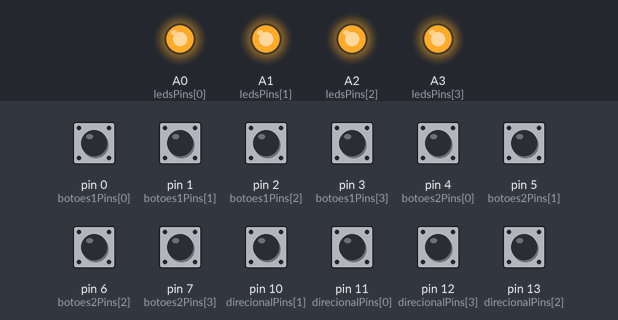
Bench run of a sketch on a simulated Arduino Leonardo, built with avr-gcc and run on an emulated ATmega32U4. Parts: output pins drawn as LEDs (lit = HIGH). Inputs (shaded band) come from the test bench; at power-on: pin 0 (botoes1Pins[0]), pin 1 (botoes1Pins[1]), pin 2 (botoes1Pins[2]), pin 3 (botoes1Pins[3]), pin 4 (botoes2Pins[0]), pin 5 (botoes2Pins[1]), pin 6 (botoes2Pins[2]), pin 7 (botoes2Pins[3]), pin 10 (direcionalPins[1]), pin 11 (direcionalPins[0]), pin 12 (direcionalPins[3]), pin 13 (direcionalPins[2]) HIGH. USB keyboard and mouse output is not drawn.

Above: at 1.2 s.
1.3 s: pin 0 (botoes1Pins[0]) pulled LOW for 0.15 s
At 1.38 s:
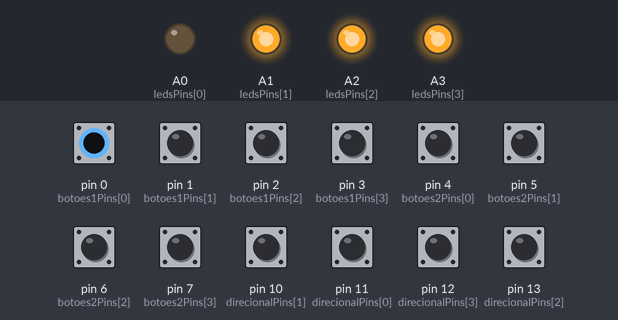
2.9 s: pin 1 (botoes1Pins[1]) pulled LOW for 0.15 s
At 2.98 s:
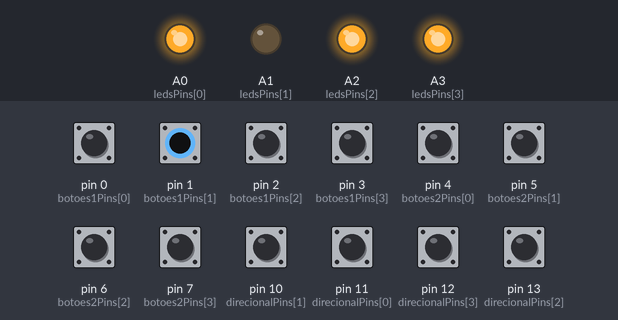
4.5 s: pin 2 (botoes1Pins[2]) pulled LOW for 0.15 s
At 4.58 s:
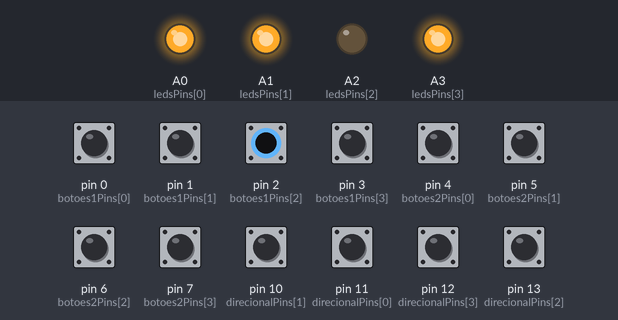
6.1 s: pin 3 (botoes1Pins[3]) pulled LOW for 0.15 s
At 6.18 s:
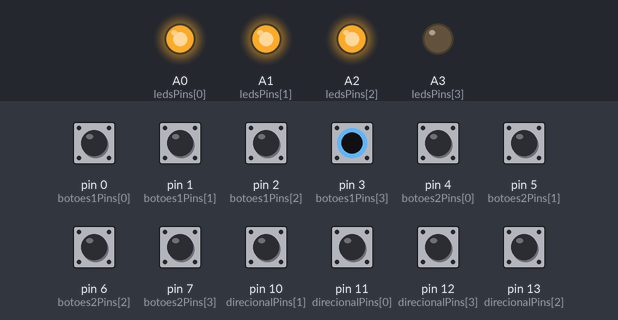
7.7 s: pin 0 (botoes1Pins[0]) driven LOW and pin 1 (botoes1Pins[1]) driven LOW
At 8.9 s:
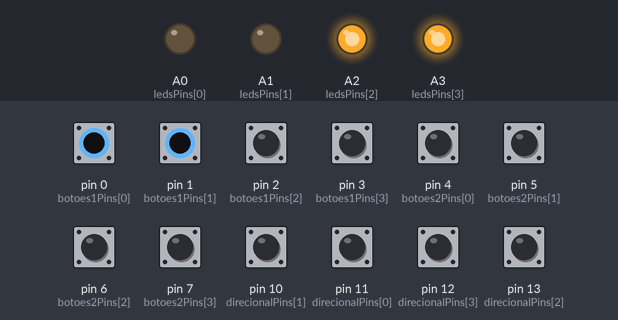
9.2 s: pin 2 (botoes1Pins[2]) pulled LOW for 1 s
At 10.0 s:
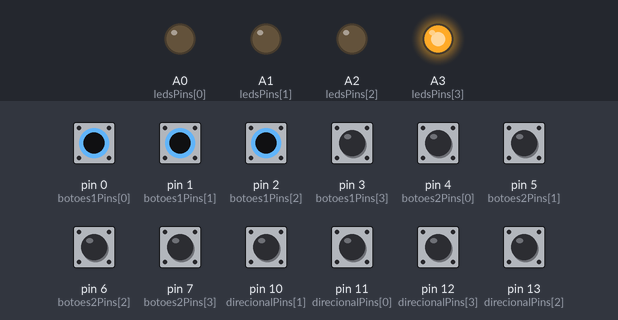
Timing chart, 0 to 12.2 s (numbered marks = the images above; inputs shaded):
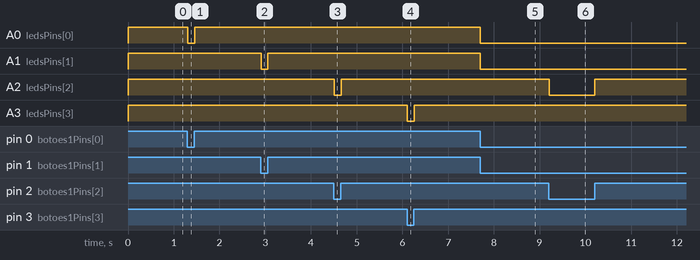

Measured:
- after the input at 1.3 s, A0 (ledsPins[0]): HIGH → LOW at once, → HIGH 0.15 s later
- after the input at 2.9 s, A1 (ledsPins[1]): HIGH → LOW at once, → HIGH 0.15 s later
- after the input at 4.5 s, A2 (ledsPins[2]): HIGH → LOW at once, → HIGH 0.15 s later
- after the input at 6.1 s, A3 (ledsPins[3]): HIGH → LOW at once, → HIGH 0.16 s later
- after the input at 7.7 s, A0 (ledsPins[0]), A1 (ledsPins[1]): HIGH → LOW at once
- after the input at 9.2 s, A2 (ledsPins[2]): HIGH → LOW at once, → HIGH 1.0 s later

The sketch:

Joystick_Arduino_Leo.ino
```cpp
//By Fillipe Welausen - 04/03/2020 - CircuitoMaker.com

#include "Joystick.h"

 Joystick_ Joystick(JOYSTICK_DEFAULT_REPORT_ID,JOYSTICK_TYPE_GAMEPAD,

  8, 2,                  // Button Count, Hat Switch Count
  true, true, true,      // X and Y, but no Z Axis
  true, true, false,     // No Rx, Ry, or Rz
  false, false,          // No rudder or throttle
  false, false, false);  // No accelerator, brake, or steering

int botoes1Pins[]={0,1,2,3};         //  A, B, X, Y
int ledsPins[]={A0,A1,A2,A3};        //  4 LEDS PARA OS BOTÕES DE ACRÍLICO (A, B, X, Y)
int botoes2Pins[]={4,5,6,7};         //  L, R, START, SELECT
int direcionalPins[]={11,10,13,12};  //  DIREITA, ESQUERDA, BAIXO, CIMA

void setup(){

 for(int x=0; x<=3; x++)
 {
   pinMode(botoes1Pins[x],INPUT_PULLUP);    // Declara todos os pinos dos botoes 1 como entrada e ativa os resistores de "PULL UP" internos
   pinMode(botoes2Pins[x],INPUT_PULLUP);    // Declara todos os pinos dos botoes 2 como entrada e ativa os resistores de "PULL UP" internos
   pinMode(ledsPins[x],OUTPUT);             // Declara os pinos dos leds como saídas digitais
   pinMode(direcionalPins[x],INPUT_PULLUP); // Declara todos os pinos do direcional como entrada e ativa os resistores de "PULL UP" internos
  }


  Joystick.begin(false);
  Joystick.setXAxisRange (-127, 127);
  Joystick.setYAxisRange (-127, 127);

}// fim do setup


void loop(){


 for(int x=0; x<=3; x++){
   if(digitalRead(botoes1Pins[x])==LOW){ // Lê e "seta" valores dos botões 1
     Joystick.setButton(x, 1);
     digitalWrite(ledsPins[x],LOW); // Desliga o led correspondente ao botão "pressionado"
   }
   else{
     Joystick.setButton(x, 0);
     digitalWrite(ledsPins[x],HIGH);  // Liga o led correspondente ao botão "solto"
   }


    if(digitalRead(botoes2Pins[x])==LOW){ // Lê e "seta" valores dos botões 2
     Joystick.setButton(x+4, 1);  // x+4 equivale a 5, 6, 7 ou 8 dependendo do valor de x determinado pela rotina "FOR"
   }
   else{
     Joystick.setButton(x+4, 0);
   }

 }//fim fo "for"


int Value_X1= 0;
int Value_Y1= 0;

// Lê valores do direcional
  if(digitalRead(direcionalPins[0])==LOW){Value_X1=  127;}  // DIREITA
  if(digitalRead(direcionalPins[1])==LOW){Value_X1= -127;}  // ESQUERDA
  if(digitalRead(direcionalPins[2])==LOW){Value_Y1=  127;}  // BAIXO
  if(digitalRead(direcionalPins[3])==LOW){Value_Y1= -127;}  // CIMA

 Joystick.setXAxis(Value_X1);
 Joystick.setYAxis(Value_Y1);

 //Atualiza todos os Valores
  Joystick.sendState();
  delay(10);

}// fim do loop
```

DynamicHID.cpp
```cpp
// (licence header left out)
#include "DynamicHID.h"

#if defined(USBCON)

DynamicHID_& DynamicHID()
{
	static DynamicHID_ obj;
	return obj;
}

int DynamicHID_::getInterface(uint8_t* interfaceCount)
{
	*interfaceCount += 1; // uses 1
	DYNAMIC_HIDDescriptor hidInterface = {
		D_INTERFACE(pluggedInterface, 1, USB_DEVICE_CLASS_HUMAN_INTERFACE, DYNAMIC_HID_SUBCLASS_NONE, DYNAMIC_HID_PROTOCOL_NONE),
		D_HIDREPORT(descriptorSize),
		D_ENDPOINT(USB_ENDPOINT_IN(pluggedEndpoint), USB_ENDPOINT_TYPE_INTERRUPT, USB_EP_SIZE, 0x01)
	};
	return USB_SendControl(0, &hidInterface, sizeof(hidInterface));
}

int DynamicHID_::getDescriptor(USBSetup& setup)
{
	// Check if this is a HID Class Descriptor request
	if (setup.bmRequestType != REQUEST_DEVICETOHOST_STANDARD_INTERFACE) { return 0; }
	if (setup.wValueH != DYNAMIC_HID_REPORT_DESCRIPTOR_TYPE) { return 0; }

	// In a HID Class Descriptor wIndex cointains the interface number
	if (setup.wIndex != pluggedInterface) { return 0; }

	int total = 0;
	DynamicHIDSubDescriptor* node;
	for (node = rootNode; node; node = node->next) {
		int res = USB_SendControl((node->inProgMem ? TRANSFER_PGM : 0), node->data, node->length);
		if (res == -1)
			return -1;
		total += res;
	}

	// Reset the protocol on reenumeration. Normally the host should not assume the state of the protocol
	// due to the USB specs, but Windows and Linux just assumes its in report mode.
	protocol = DYNAMIC_HID_REPORT_PROTOCOL;

	return total;
}

uint8_t DynamicHID_::getShortName(char *name)
{
	name[0] = 'H';
	name[1] = 'I';
	name[2] = 'D';
	name[3] = 'A' + (descriptorSize & 0x0F);
	name[4] = 'A' + ((descriptorSize >> 4) & 0x0F);
	return 5;
}

void DynamicHID_::AppendDescriptor(DynamicHIDSubDescriptor *node)
{
	if (!rootNode) {
		rootNode = node;
	} else {
		DynamicHIDSubDescriptor *current = rootNode;
		while (current->next) {
			current = current->next;
		}
		current->next = node;
	}
	descriptorSize += node->length;
}

int DynamicHID_::SendReport(uint8_t id, const void* data, int len)
{
	auto ret = USB_Send(pluggedEndpoint, &id, 1);
	if (ret < 0) return ret;
	auto ret2 = USB_Send(pluggedEndpoint | TRANSFER_RELEASE, data, len);
	if (ret2 < 0) return ret2;
	return ret + ret2;
}

bool DynamicHID_::setup(USBSetup& setup)
{
	if (pluggedInterface != setup.wIndex) {
		return false;
	}

	uint8_t request = setup.bRequest;
	uint8_t requestType = setup.bmRequestType;

	if (requestType == REQUEST_DEVICETOHOST_CLASS_INTERFACE)
	{
		if (request == DYNAMIC_HID_GET_REPORT) {
			// TODO: DYNAMIC_HID_GetReport();
			return true;
		}
		if (request == DYNAMIC_HID_GET_PROTOCOL) {
			// TODO: Send8(protocol);
			return true;
		}
		if (request == DYNAMIC_HID_GET_IDLE) {
			// TODO: Send8(idle);
		}
	}

	if (requestType == REQUEST_HOSTTODEVICE_CLASS_INTERFACE)
	{
		if (request == DYNAMIC_HID_SET_PROTOCOL) {
			// The USB Host tells us if we are in boot or report mode.
			// This only works with a real boot compatible device.
			protocol = setup.wValueL;
			return true;
		}
		if (request == DYNAMIC_HID_SET_IDLE) {
			idle = setup.wValueL;
			return true;
		}
		if (request == DYNAMIC_HID_SET_REPORT)
		{
			//uint8_t reportID = setup.wValueL;
			//uint16_t length = setup.wLength;
			//uint8_t data[length];
			// Make sure to not read more data than USB_EP_SIZE.
			// You can read multiple times through a loop.
			// The first byte (may!) contain the reportID on a multreport.
			//USB_RecvControl(data, length);
		}
	}

	return false;
}

DynamicHID_::DynamicHID_(void) : PluggableUSBModule(1, 1, epType),
                   rootNode(NULL), descriptorSize(0),
                   protocol(DYNAMIC_HID_REPORT_PROTOCOL), idle(1)
{
	epType[0] = EP_TYPE_INTERRUPT_IN;
	PluggableUSB().plug(this);
}

int DynamicHID_::begin(void)
{
	return 0;
}

#endif /* if defined(USBCON) */
```

DynamicHID.h
```cpp
// (licence header left out)
#ifndef DYNAMIC_HID_h
#define DYNAMIC_HID_h

#include <stdint.h>
#include <Arduino.h>
#include "PluggableUSB.h"

#if defined(USBCON)

#define _USING_DYNAMIC_HID

// DYNAMIC_HID 'Driver'
// ------------
#define DYNAMIC_HID_GET_REPORT        0x01
#define DYNAMIC_HID_GET_IDLE          0x02
#define DYNAMIC_HID_GET_PROTOCOL      0x03
#define DYNAMIC_HID_SET_REPORT        0x09
#define DYNAMIC_HID_SET_IDLE          0x0A
#define DYNAMIC_HID_SET_PROTOCOL      0x0B

#define DYNAMIC_HID_DESCRIPTOR_TYPE         0x21
#define DYNAMIC_HID_REPORT_DESCRIPTOR_TYPE      0x22
#define DYNAMIC_HID_PHYSICAL_DESCRIPTOR_TYPE    0x23

// HID subclass HID1.11 Page 8 4.2 Subclass
#define DYNAMIC_HID_SUBCLASS_NONE 0
#define DYNAMIC_HID_SUBCLASS_BOOT_INTERFACE 1

// HID Keyboard/Mouse bios compatible protocols HID1.11 Page 9 4.3 Protocols
#define DYNAMIC_HID_PROTOCOL_NONE 0
#define DYNAMIC_HID_PROTOCOL_KEYBOARD 1
#define DYNAMIC_HID_PROTOCOL_MOUSE 2

// Normal or bios protocol (Keyboard/Mouse) HID1.11 Page 54 7.2.5 Get_Protocol Request
// "protocol" variable is used for this purpose.
#define DYNAMIC_HID_BOOT_PROTOCOL	0
#define DYNAMIC_HID_REPORT_PROTOCOL	1

// HID Request Type HID1.11 Page 51 7.2.1 Get_Report Request
#define DYNAMIC_HID_REPORT_TYPE_INPUT   1
#define DYNAMIC_HID_REPORT_TYPE_OUTPUT  2
#define DYNAMIC_HID_REPORT_TYPE_FEATURE 3

typedef struct
{
  uint8_t len;      // 9
  uint8_t dtype;    // 0x21
  uint8_t addr;
  uint8_t versionL; // 0x101
  uint8_t versionH; // 0x101
  uint8_t country;
  uint8_t desctype; // 0x22 report
  uint8_t descLenL;
  uint8_t descLenH;
} DYNAMIC_HIDDescDescriptor;

typedef struct
{
  InterfaceDescriptor hid;
  DYNAMIC_HIDDescDescriptor   desc;
  EndpointDescriptor  in;
} DYNAMIC_HIDDescriptor;

class DynamicHIDSubDescriptor {
public:
  DynamicHIDSubDescriptor *next = NULL;
  DynamicHIDSubDescriptor(const void *d, const uint16_t l, const bool ipm = true) : data(d), length(l), inProgMem(ipm) { }

  const void* data;
  const uint16_t length;
  const bool inProgMem;
};

class DynamicHID_ : public PluggableUSBModule
{
public:
  DynamicHID_(void);
  int begin(void);
  int SendReport(uint8_t id, const void* data, int len);
  void AppendDescriptor(DynamicHIDSubDescriptor* node);

protected:
  // Implementation of the PluggableUSBModule
  int getInterface(uint8_t* interfaceCount);
  int getDescriptor(USBSetup& setup);
  bool setup(USBSetup& setup);
  uint8_t getShortName(char* name);

private:
  uint8_t epType[1];

  DynamicHIDSubDescriptor* rootNode;
  uint16_t descriptorSize;

  uint8_t protocol;
  uint8_t idle;
};

// Replacement for global singleton.
// This function prevents static-initialization-order-fiasco
// https://isocpp.org/wiki/faq/ctors#static-init-order-on-first-use
DynamicHID_& DynamicHID();

#define D_HIDREPORT(length) { 9, 0x21, 0x01, 0x01, 0, 1, 0x22, lowByte(length), highByte(length) }

#endif // USBCON

#endif // DYNAMIC_HID_h
```
